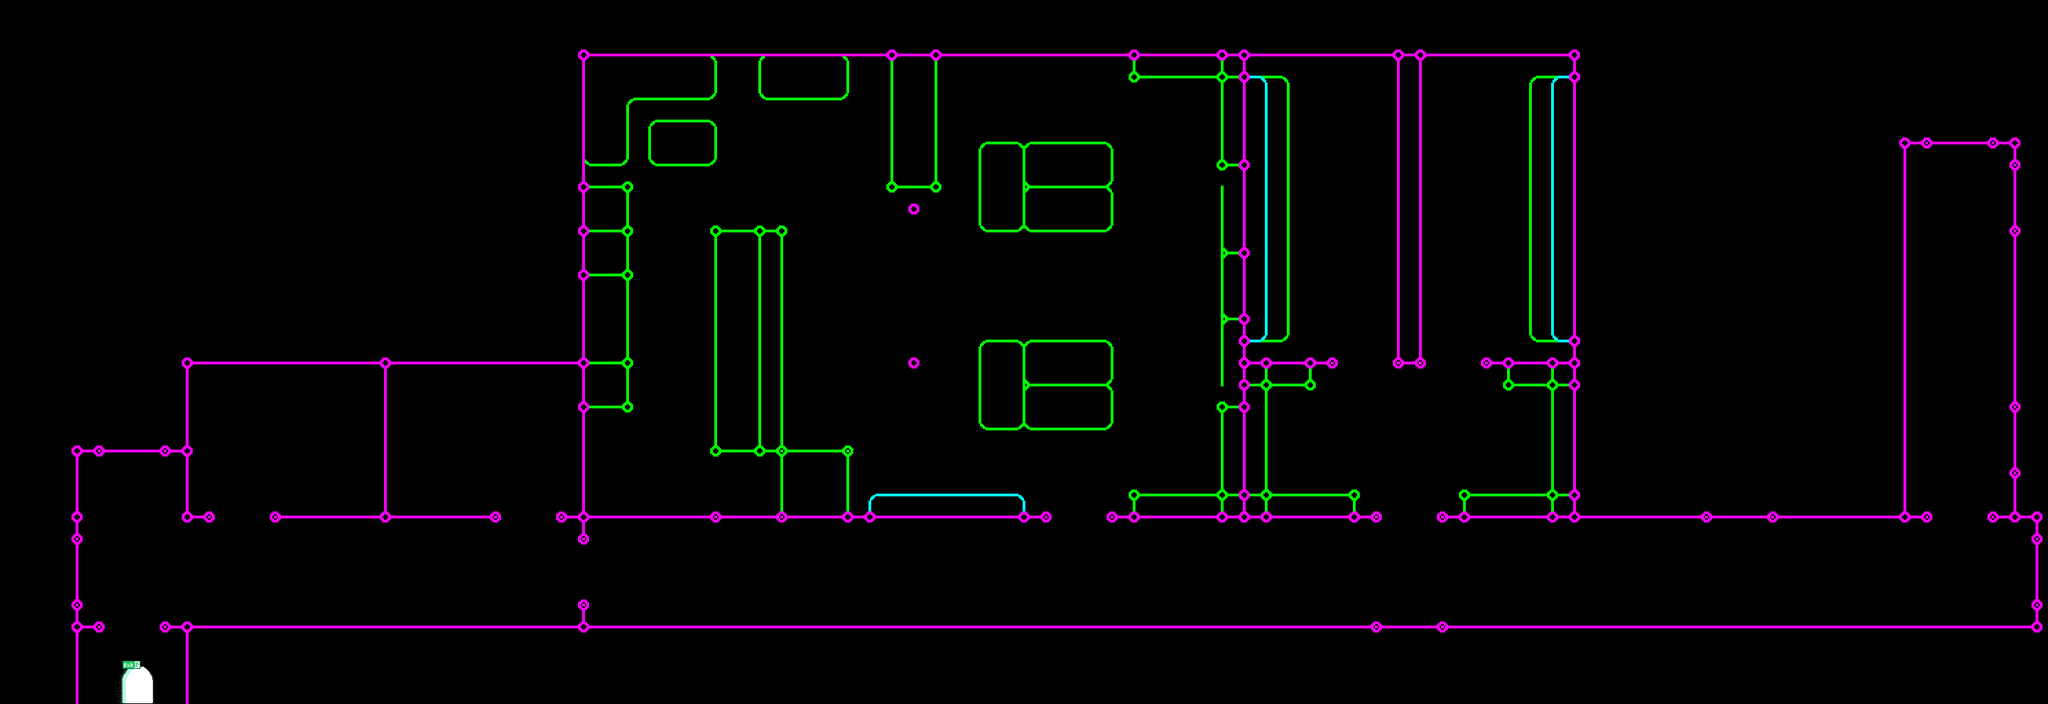

This game map was drawn from its Tiled (.tmx) file and the tilesets committed beside it. A one-line description and the trimmed map source follow:
An orthogonal 93x32 tile map with 32x32 px tiles, 13 tile layers (jitsiToilet1, jitsiToilet0, jitsiCouch, jitsiKitchen, ...), 5 tilesets.

<map version="1.4" tiledversion="1.4.3" orientation="orthogonal" renderorder="right-down" width="93" height="32" tilewidth="32" tileheight="32" infinite="0" nextlayerid="18" nextobjectid="1">
 <editorsettings>
  <export target="zNEON.json" format="json" />
 </editorsettings>
 <tileset firstgid="1" name="pink_lines" tilewidth="32" tileheight="32" tilecount="64" columns="8">
  <image source="tiles_neon_pink_ground_lines.png" width="256" height="256" />
 </tileset>
 <tileset firstgid="65" name="tiles_neon_dither" tilewidth="32" tileheight="32" tilecount="9" columns="3">
  <image source="tiles_neon_dither.png" width="96" height="96" />
  <tile id="6">
   <properties>
    <property name="collides" type="bool" value="true" />
   </properties>
  </tile>
 </tileset>
 <tileset firstgid="74" name="green_lines" tilewidth="32" tileheight="32" tilecount="64" columns="8">
  <image source="tiles_neon_green_ground_lines.png" width="256" height="256" />
 </tileset>
 <tileset firstgid="138" name="cyan_lines" tilewidth="32" tileheight="32" tilecount="64" columns="8">
  <image source="tiles_neon_cyan_ground_lines.png" width="256" height="256" />
 </tileset>
 <tileset firstgid="202" name="worldExit" tilewidth="32" tileheight="32" tilecount="4" columns="2">
  <image source="../worldExit.png" width="64" height="64" />
 </tileset>
 <layer id="15" name="jitsiToilet1" width="93" height="32" locked="1">
  <properties>
   <property name="jitsiRoom" value="toilet1" />
  </properties>
  <data>[2976 cells, 48 non-empty, 1 distinct tile ids]</data>
 </layer>
 <layer id="16" name="jitsiToilet0" width="93" height="32" locked="1">
  <properties>
   <property name="jitsiRoom" value="toilet0" />
  </properties>
  <data>[2976 cells, 48 non-empty, 1 distinct tile ids]</data>
 </layer>
 <layer id="13" name="jitsiCouch" width="93" height="32" locked="1">
  <properties>
   <property name="jitsiRoom" value="couch" />
  </properties>
  <data>[2976 cells, 30 non-empty, 1 distinct tile ids]</data>
 </layer>
 <layer id="14" name="jitsiKitchen" width="93" height="32" locked="1">
  <properties>
   <property name="jitsiRoom" value="kitchen" />
  </properties>
  <data>[2976 cells, 98 non-empty, 1 distinct tile ids]</data>
 </layer>
 <layer id="11" name="jitsiDeskGroup1" width="93" height="32" locked="1">
  <properties>
   <property name="jitsiRoom" value="deskGroup1" />
  </properties>
  <data>[2976 cells, 63 non-empty, 1 distinct tile ids]</data>
 </layer>
 <layer id="12" name="jitsiDeskGroup0" width="93" height="32" locked="1">
  <properties>
   <property name="jitsiRoom" value="deskGroup0" />
  </properties>
  <data>[2976 cells, 63 non-empty, 1 distinct tile ids]</data>
 </layer>
 <layer id="7" name="collisionLayer" width="93" height="32" locked="1">
  <data>[2976 cells, 678 non-empty, 1 distinct tile ids]</data>
 </layer>
 <layer id="4" name="exitLayer" width="93" height="32" locked="1">
  <properties>
   <property name="exitUrl" value="../main.json#z9Start" />
  </properties>
  <data>[2976 cells, 12 non-empty, 1 distinct tile ids]</data>
 </layer>
 <layer id="3" name="start" width="93" height="32" locked="1">
  <properties>
   <property name="startLayer" type="bool" value="true" />
  </properties>
  <data>[2976 cells, 24 non-empty, 1 distinct tile ids]</data>
 </layer>
 <layer id="10" name="groundLayer" width="93" height="32" locked="1">
  <data>[2976 cells, 2976 non-empty, 1 distinct tile ids]</data>
 </layer>
 <layer id="5" name="furnatureLayer" width="93" height="32" locked="1">
  <data>[2976 cells, 286 non-empty, 30 distinct tile ids]</data>
 </layer>
 <objectgroup id="2" name="floorLayer" locked="1" />
 <layer id="6" name="wallDecorationLayer" width="93" height="32" locked="1">
  <data>[2976 cells, 41 non-empty, 10 distinct tile ids]</data>
 </layer>
 <layer id="1" name="wallLayer" width="93" height="32" locked="1">
  <data>[2976 cells, 399 non-empty, 22 distinct tile ids]</data>
 </layer>
</map>
